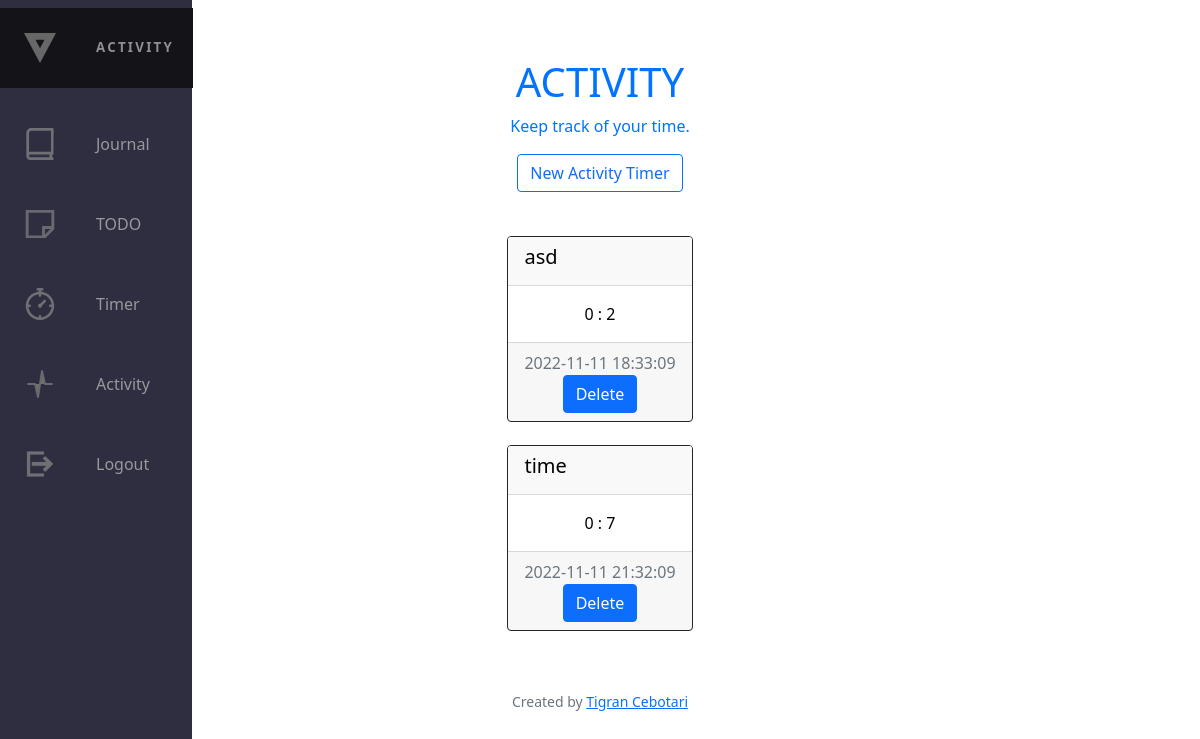
The app's page /activity (signed in), older data.
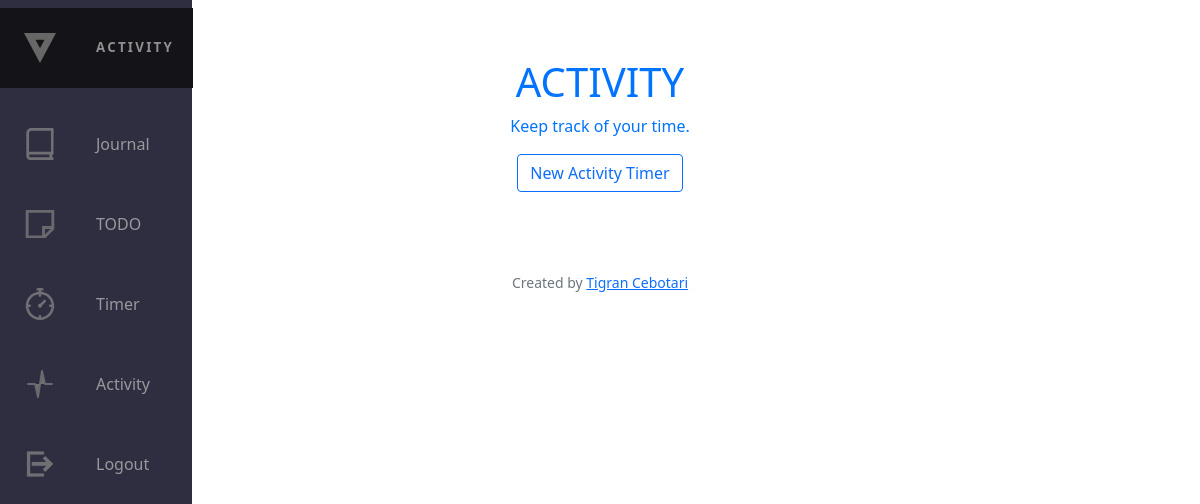
The same page, newer data.
### tables this page shows
CREATE TABLE activity 
(
	activity_id INTEGER,
	history_id_activity INTEGER PRIMARY KEY AUTOINCREMENT NOT NULL,
	title TEXT NOT NULL,
	minutes INTEGER,
	seconds INTEGER,
	d2 DATETIME NOT NULL DEFAULT CURRENT_TIMESTAP
);

### app.py (the view)
@app.route("/activity", methods=["GET","POST"])
@login_required
def activity():
    user_id = session["user_id"]
    activity = db.execute("SELECT * FROM activity WHERE activity_id = ?", user_id)
    return render_template("activity.html", activity = activity)

### app.py (called while the page is built)
@app.after_request
def after_request(response):
    response.headers["Cache-Control"] = "no-cache, no-store, must-revalidate"
    response.headers["Expires"] = 0
    response.headers["Pragma"] = "no-cache"
    return response

### login.py (called while the page is built)
def login_required(f):
    @wraps(f)
    def decorated_function(*args, **kwargs):
        if session.get("user_id") is None:
            return redirect("/login")
        return f(*args,**kwargs)
    return decorated_function

### templates/activity.html (shortened to what this page needs)
{% extends "layout.html" %}
{% block main %}
<div>
    <div id="header">
        <h1 id="h1-header">ACTIVITY</h1>
        <p id="text-header">
            Keep track of your time.
        </p>
        <a class="nav-linkC" href="/timer"><button class="btn btn-outline-primary" >
            New Activity Timer
        </button></a>
    </div>
</div>
    {% for activity in activity %}
    <div class="d-flex justify-content-center" id="timer">
        <div class="card border-dark">
            <div class="card-header d-flex justify-content-between align-items-center"><h5>{{ activity.title}}</h5></div>
            <div class="card-body">{{ activity.minutes }} : {{ activity.seconds }}</div>
            <div class="card-footer text-muted">
                {{ activity.d2 }}
                <form action="/deleteactivity" method="POST">
                    <button type="submit" class="btn btn-primary">Delete</button>
                </form>
            </div>
        </div>
    </div>
    {% endfor %}
{% endblock %}

Row changes from the older to the newer data that the page shows:
removed activity: title "asd", minutes "0", seconds "2", d2 "2022-11-11 18:33:09"
removed activity: title "time", minutes "0", seconds "7", d2 "2022-11-11 21:32:09"
